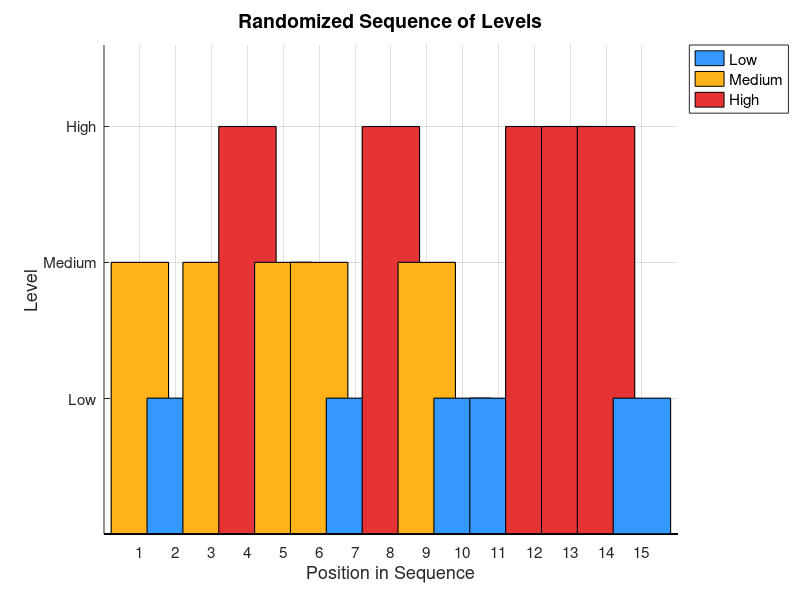

Write the MATLAB code that produced this figure.
% randomize_sequence.m
% Randomizes a sequence of 15 strings (5 'low', 5 'medium', 5 'high')
% and plots the result in the command window.

%% Create and shuffle the sequence
labels = [repmat({'low'}, 1, 5), repmat({'medium'}, 1, 5), repmat({'high'}, 1, 5)];
shuffled = labels(randperm(15));

%% Display result in command window
fprintf('\n===== Randomized Sequence =====\n');
for i = 1:15
    fprintf('  %2d. %s\n', i, shuffled{i});
end
fprintf('===============================\n\n');

%% Map labels to numeric values for plotting
valueMap = containers.Map({'low','medium','high'}, {1, 2, 3});
numericVals = cellfun(@(x) valueMap(x), shuffled);

%% Plot
figure('Name', 'Randomized Sequence', 'NumberTitle', 'off');
colors = containers.Map({'low','medium','high'}, ...
    {[0.2 0.6 1.0], [1.0 0.7 0.1], [0.9 0.2 0.2]});

hold on;
for i = 1:15
    bar(i, numericVals(i), 'FaceColor', colors(shuffled{i}), 'EdgeColor', 'k', 'LineWidth', 0.8);
end
hold off;

% Axes formatting
set(gca, 'YTick', [1 2 3], 'YTickLabel', {'Low', 'Medium', 'High'}, ...
         'XTick', 1:15, 'FontSize', 11);
ylim([0 3.6]);
xlim([0 16]);
xlabel('Position in Sequence', 'FontSize', 13);
ylabel('Level', 'FontSize', 13);
title('Randomized Sequence of Levels', 'FontSize', 14, 'FontWeight', 'bold');
grid on;

% Legend using patch handles
h(1) = patch(NaN, NaN, colors('low'),    'EdgeColor', 'k');
h(2) = patch(NaN, NaN, colors('medium'), 'EdgeColor', 'k');
h(3) = patch(NaN, NaN, colors('high'),   'EdgeColor', 'k');
legend(h, 'Low', 'Medium', 'High', 'Location', 'northeastoutside', 'FontSize', 11);
